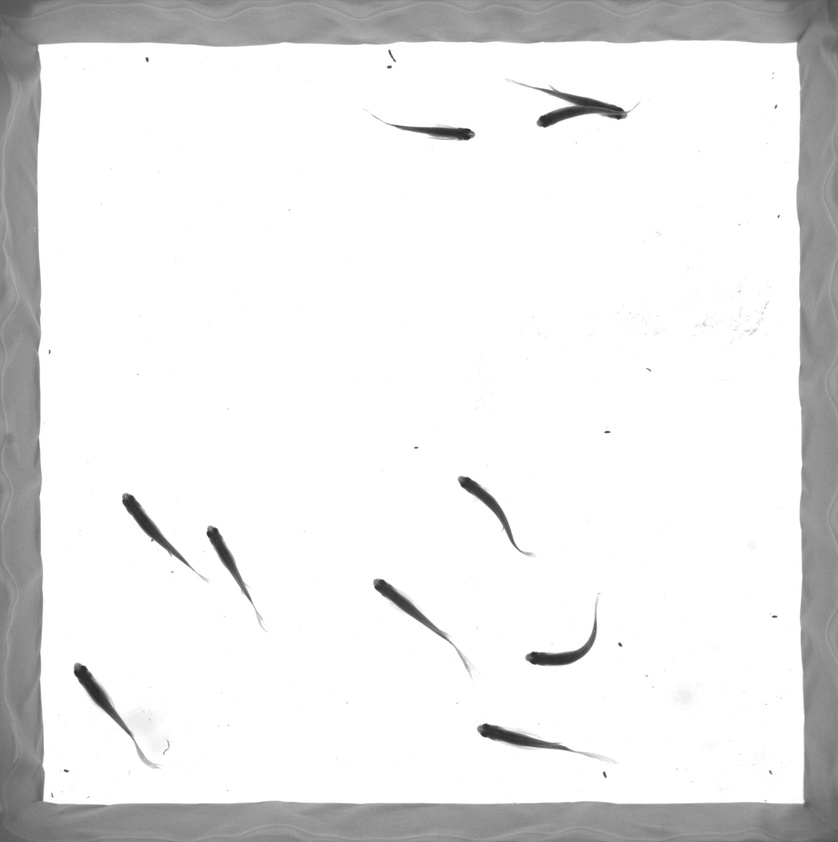
#> input picture MOT16_eval/CoreView.jpg, 838 x 842 px, shrunk from 2040 x 2048 before the run
$ python -i img_preprocess.py   (imports and definitions only)
#> lines starting #> are read from the running program, lines starting #| are printed output that depends on the picture; after the words box and inside, x2 and y2 are one past the last pixel; in counts of white or black regions, pixels touching at a corner belong together
#> further down, picture is the input picture: shape (842, 838, 3); min 40, max 255, mean 232.6
import cv2
import scipy
import numpy as np
from skimage import morphology
import matplotlib.pyplot as plt


def get_data(path):
    im = cv2.imread(str(path))  # , cv2.IMREAD_GRAYSCALE
    return im


def nothing(x):
    pass


def img_preprocessing(img, manual=False):
#> called with manual = False
    winName = 'Colors of the rainbow'
    # cv2.namedWindow(winName)
    gray = cv2.cvtColor(img, cv2.COLOR_BGR2GRAY)
    # gray = img[:, :, 1]
    blur_img = cv2.GaussianBlur(gray, (7, 7), 4)  # not img[:,:,0]
    # ret3, binary = cv2.threshold(g1, 127, 255, cv2.THRESH_BINARY + cv2.THRESH_OTSU)
    binary = cv2.adaptiveThreshold(blur_img, 255, cv2.ADAPTIVE_THRESH_MEAN_C, cv2.THRESH_BINARY_INV, 33,
                                   6)  # 35, 8 31 6
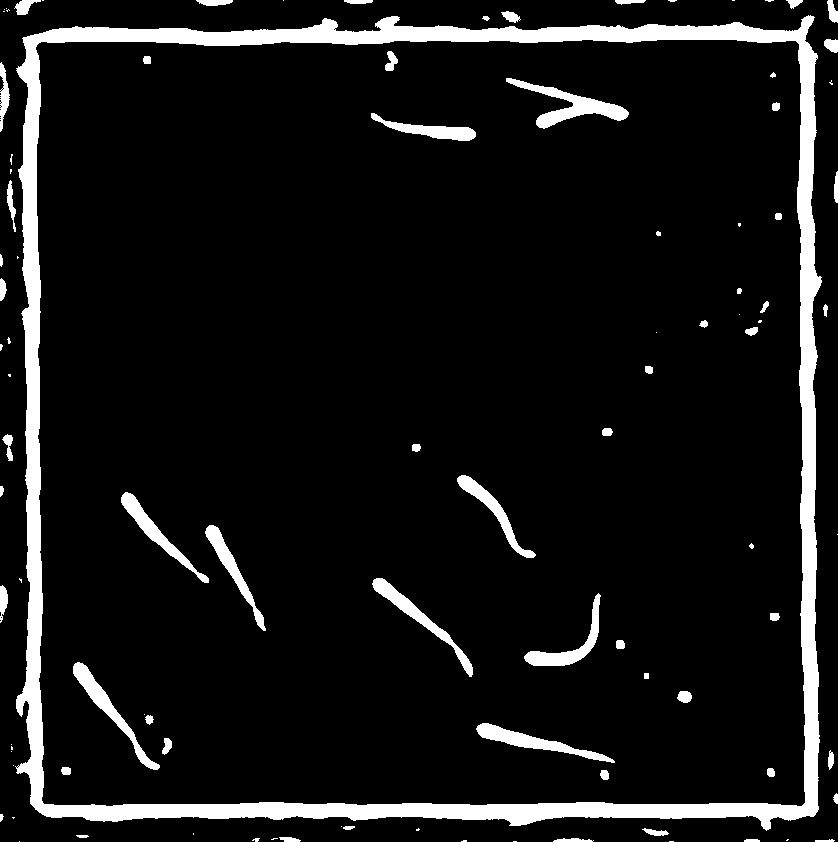
#> binary: shape (842, 838); 8.8% white; 99 white regions (37 under 20 px), largest, box (x1, y1, x2, y2) and area: (15, 15, 822, 831) 45531, (506, 78, 629, 129) 1795, (476, 723, 615, 763) 1419

    # cv2.namedWindow('binary', cv2.WINDOW_AUTOSIZE)

    binary = binary > 0
    binary = scipy.ndimage.binary_fill_holes(binary)
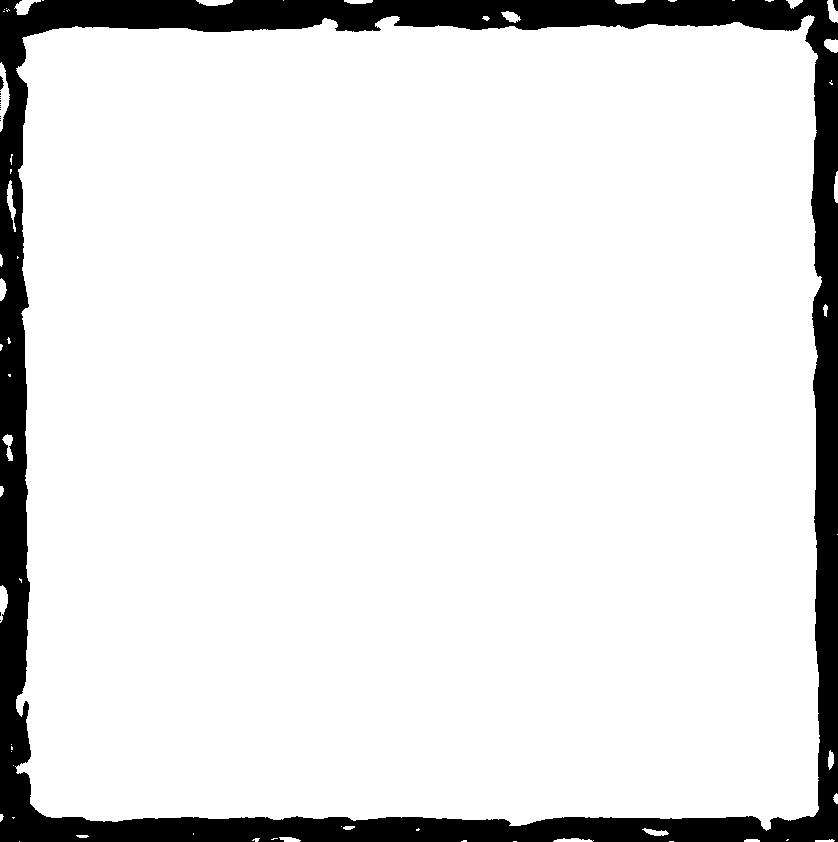
#> binary: shape (842, 838) bool; 89% white; 17 black regions (14 under 20 px), largest, box (x1, y1, x2, y2) and area: (0, 0, 838, 842) 77295, (833, 0, 838, 11) 44, (0, 76, 4, 90) 37
    # binary = morphology.remove_small_objects(binary, min_size=1000)

    binary = np.uint8(binary * 255)
    kernel = np.ones((5, 5), np.uint8)
    binary = cv2.erode(binary, kernel, iterations=1)
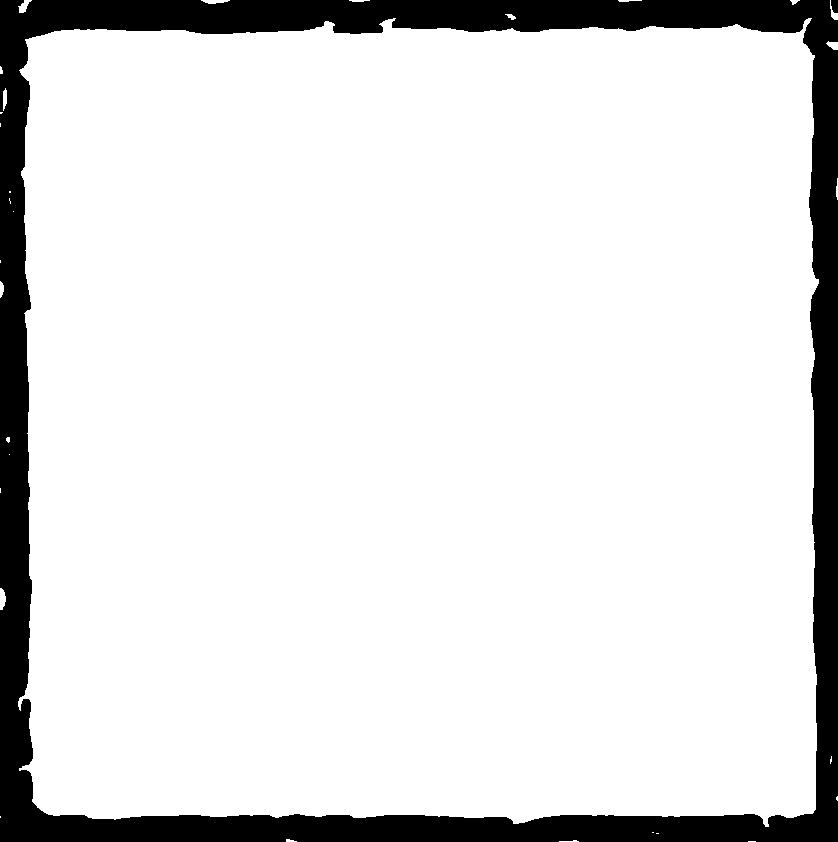
#> binary: shape (842, 838); 87.6% white; 2 black regions, box (x1, y1, x2, y2) and area: (0, 0, 838, 842) 87232, (831, 0, 838, 13) 80
    binary = binary > 0
    binary = morphology.remove_small_objects(binary, min_size=1000)
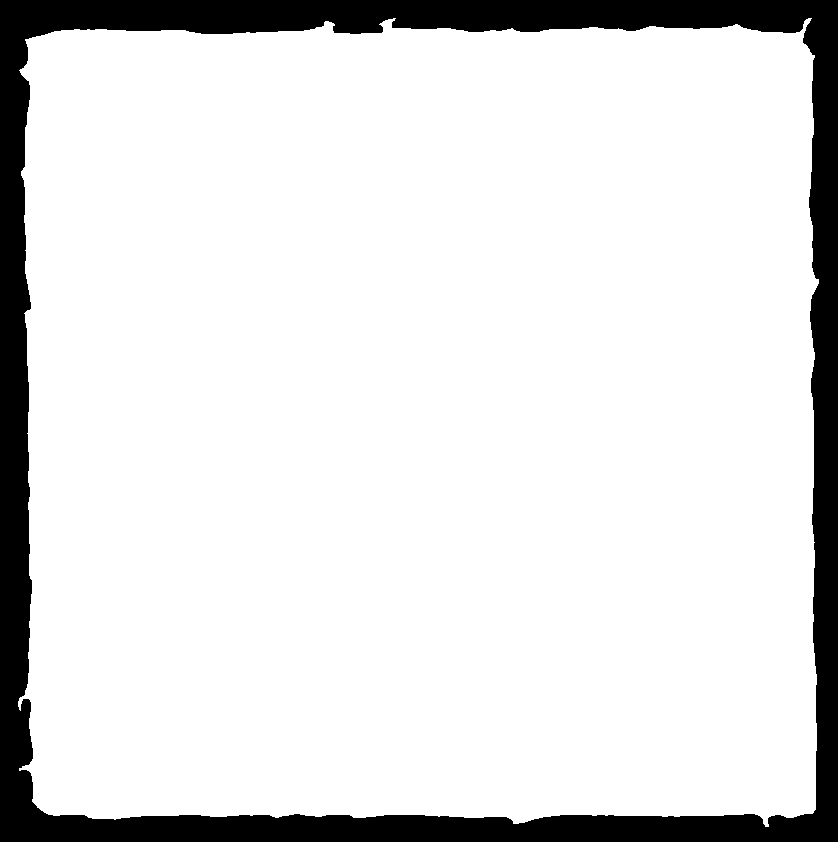
#> binary: shape (842, 838) bool; 87.5% white; 1 black region, box (x1, y1, x2, y2) and area: (0, 0, 838, 842) 88156
    binary = scipy.ndimage.binary_fill_holes(binary)
    binary = np.uint8(binary * 255)
    binary = cv2.dilate(binary, kernel, iterations=1)
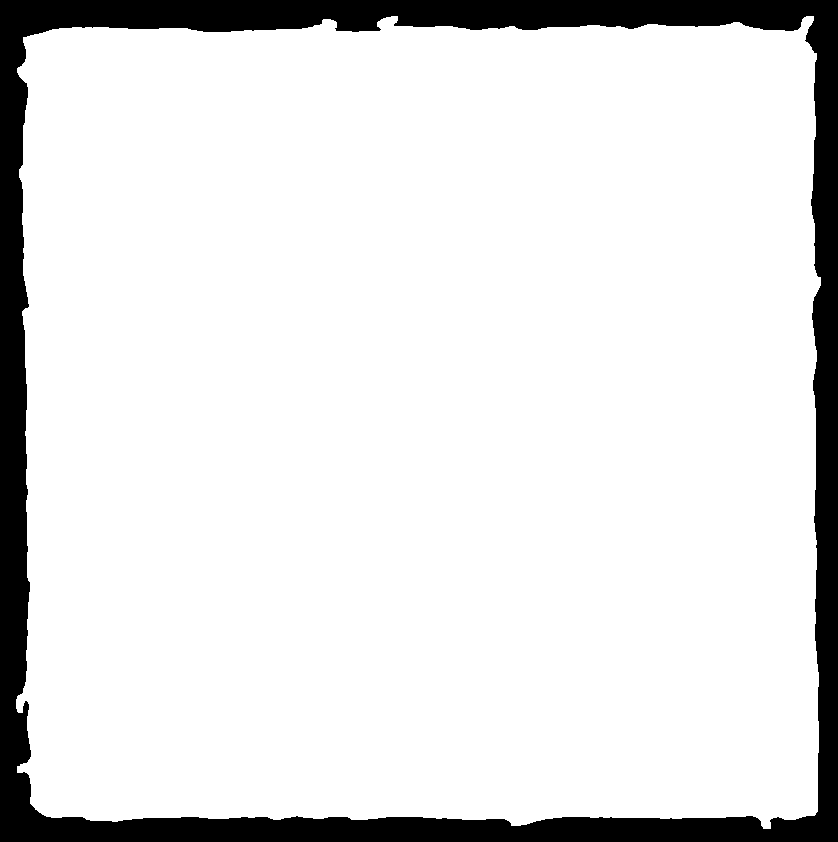
#> binary: shape (842, 838); 88.5% white; 1 black region, box (x1, y1, x2, y2) and area: (0, 0, 838, 842) 80828
    h, w = binary.shape
#> h = 842; w = 838
    binary[0:2, :] = 0
    binary[:, 0:2] = 0
    binary[h - 3:h, :] = 0
    binary[:, w - 3:w] = 0
    # cv2.imshow('binary', binary)
    # cv2.waitKey(0)
    binary = binary > 0
    return binary

>>> import cv2
>>> picture = cv2.imread('MOT16_eval/CoreView.jpg')
>>> result = img_preprocessing(picture)
